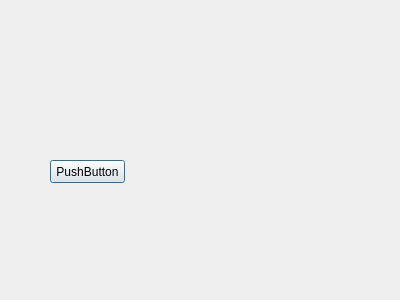
<?xml version="1.0" encoding="UTF-8"?>
<ui version="4.0">
 <class>CPlayDialog</class>
 <widget class="QDialog" name="CPlayDialog">
  <property name="geometry">
   <rect>
    <x>0</x>
    <y>0</y>
    <width>400</width>
    <height>300</height>
   </rect>
  </property>
  <property name="windowTitle">
   <string>Dialog</string>
  </property>
  <widget class="QPushButton" name="pushButton">
   <property name="geometry">
    <rect>
     <x>50</x>
     <y>160</y>
     <width>75</width>
     <height>23</height>
    </rect>
   </property>
   <property name="text">
    <string>PushButton</string>
   </property>
  </widget>
 </widget>
 <resources/>
 <connections/>
</ui>
